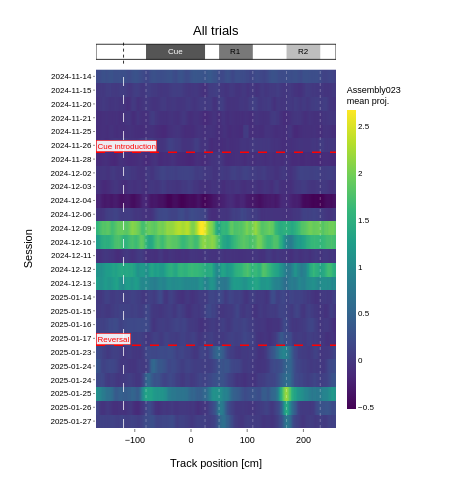

Notebook code for this chart:
### Markdown cell above
# Figure 5: Assembly spatial-tuning heatmap, all trials

Single-panel companion to Figure 4: the same session x track-position
heatmap of mean Assembly007 projection, but pooled across both cue
conditions (no cue split). The track schematic on top uses a neutral grey
cue zone (rather than a cue-specific colour) since trials are pooled.
Smoothing, the auto-scaled Viridis colour map, soft white vertical zone
lines, and the red reversal / cue-introduction session boundaries are
kept the same as in Figure 4.

### Code cell
ASSEMBLY = "Assembly023"
FROM_TO_SESSION = None
NORMALIZE_PER_SESSION = False
SMOOTH = True
SMOOTH_WINDOW = 10
COLORSCALE = 'Viridis'

CUE_ZONE = (-80, 25)
REWARD1_ZONE = (50, 110)
REWARD2_ZONE = (170, 230)
CUE_VISIBLE_BIN = -120
CUE_ZONE_NEUTRAL_COLOR = 'rgba(85,85,85,1)'   # neutral grey for the cue zone when cues are pooled

ens_data = analytics.get_analytics('TrackwiseEnsembleProj', session_names=session_names)
if 'session_id' not in ens_data.columns:
    ens_data = ens_data.reset_index()

ens = ens_data[['session_id', 'from_position_bin', 'cue', ASSEMBLY]].copy()
ens = ens[ens['cue'].isin([1, 2])]
ens['pos'] = pd.to_numeric(ens['from_position_bin'], errors='coerce')
ens = ens.dropna(subset=['pos'])

if FROM_TO_SESSION:
    start, end = map(pd.Timestamp, FROM_TO_SESSION)
    d = pd.to_datetime(ens['session_id'].astype(str).str[:10], format='%Y-%m-%d', errors='coerce')
    ens = ens[(d >= start) & (d <= end)]

sessions = sorted(ens['session_id'].unique())
x_order = np.sort(ens['pos'].unique())
n_sessions = len(sessions)

m = (ens.groupby(['session_id', 'pos'])[ASSEMBLY].mean()
        .unstack('pos')
        .reindex(index=sessions, columns=x_order))
if SMOOTH:
    m = m.T.rolling(SMOOTH_WINDOW, center=True, min_periods=1).mean().T
z = m.to_numpy(dtype=float)
if NORMALIZE_PER_SESSION:
    maxabs = np.nanmax(np.abs(z), axis=1, keepdims=True)
    maxabs[~np.isfinite(maxabs) | (maxabs == 0)] = 1.0
    z = z / maxabs

stack = z[np.isfinite(z)].ravel()
zmin = float(np.nanmin(stack)) if stack.size else 0.0
zmax = float(np.nanmax(stack)) if stack.size else 1.0
if zmax <= zmin:
    zmax = zmin + 1.0

EVENT_LINES = [('Cue introduction', '2024-11-26'), ('Reversal', '2025-01-17')]


def _boundary_y(date_str):
    matches = [i for i, s in enumerate(sessions) if str(s).startswith(date_str)]
    if matches:
        return max(matches) + 0.5
    earlier = [i for i, s in enumerate(sessions) if str(s).split('_')[0] <= date_str]
    return (max(earlier) + 0.5) if earlier else None


session_labels = np.array([str(s)[:10] for s in sessions])
customdata = np.repeat(session_labels[:, None], len(x_order), axis=1)

FIG5_W = 460
TRACK_PX = 24
ROW_PX = 14
M_L, M_R, M_T, M_B = 96, 124, 40, 54
hm_px = max(170, ROW_PX * n_sessions)
track_frac = TRACK_PX / (TRACK_PX + hm_px)
hm_frac = hm_px / (TRACK_PX + hm_px)
FIG5_H = M_T + M_B + TRACK_PX + hm_px

fig5 = make_subplots(
    rows=2, cols=1,
    row_heights=[track_frac, hm_frac],
    shared_xaxes=True,
    vertical_spacing=0.015,
    subplot_titles=('All trials', None),
)

min_track, max_track = float(x_order.min()), float(x_order.max())

y0, y1 = 0.18, 0.82
fig5.add_shape(type='rect', x0=CUE_ZONE[0], x1=CUE_ZONE[1], y0=y0, y1=y1,
               fillcolor=CUE_ZONE_NEUTRAL_COLOR, line=dict(width=0), row=1, col=1)
fig5.add_annotation(x=float(np.mean(CUE_ZONE)), y=0.5, text='Cue', showarrow=False,
                    font=dict(family='Arial', size=8, color='white'), row=1, col=1)
for r, zb in ((1, REWARD1_ZONE), (2, REWARD2_ZONE)):
    fig5.add_shape(type='rect', x0=zb[0], x1=zb[1], y0=y0, y1=y1,
                   fillcolor=REWARD_LOCATION_COL_MAP[r], line=dict(width=0), row=1, col=1)
    fig5.add_annotation(x=float(np.mean(zb)), y=0.5, text=f'R{r}', showarrow=False,
                        font=dict(family='Arial', size=8, color='black'), row=1, col=1)
fig5.add_shape(type='rect', x0=min_track, x1=max_track, y0=y0, y1=y1,
               line=dict(color='black', width=0.8), fillcolor='rgba(0,0,0,0)', row=1, col=1)
fig5.add_vline(x=CUE_VISIBLE_BIN, line=dict(color='black', width=0.8, dash='dot'), row=1, col=1)
fig5.update_yaxes(row=1, col=1, range=(0, 1), ticks='', showticklabels=False,
                  showgrid=False, zeroline=False)
fig5.update_xaxes(row=1, col=1, range=(min_track, max_track), ticks='',
                  showticklabels=False, showgrid=False, zeroline=False)

y_idx = np.arange(n_sessions)
fig5.add_trace(
    go.Heatmap(
        z=z, x=x_order, y=y_idx,
        colorscale=COLORSCALE, zmin=zmin, zmax=zmax,
        showscale=True,
        customdata=customdata,
        hovertemplate=('session=%{customdata}<br>pos=%{x} cm<br>'
                       + ASSEMBLY + '=%{z:.3f}<extra></extra>'),
        colorbar=dict(
            title=dict(text=f'{ASSEMBLY}<br>mean proj.',
                       font=dict(family='Arial', size=9, color='black')),
            thickness=9, len=hm_frac * 0.95, yanchor='middle', y=hm_frac / 2, xpad=6,
            tickfont=dict(family='Arial', size=8, color='black'),
        ),
    ),
    row=2, col=1,
)

for zb in (CUE_ZONE, REWARD1_ZONE, REWARD2_ZONE):
    for xb in zb:
        fig5.add_vline(x=xb, line=dict(color='rgba(255,255,255,0.45)', width=0.6, dash='dot'),
                       row=2, col=1)
fig5.add_vline(x=CUE_VISIBLE_BIN, line=dict(color='rgba(255,255,255,0.85)', width=0.9, dash='dash'),
               row=2, col=1)

for label, date_str in EVENT_LINES:
    yb = _boundary_y(date_str)
    if yb is None or yb <= 0 or yb >= n_sessions:
        continue
    fig5.add_hline(y=yb, line=dict(color='red', width=1.6, dash='dash'), row=2, col=1)
    fig5.add_annotation(
        x=min_track, y=yb, row=2, col=1,
        text=label, showarrow=False,
        xanchor='left', yanchor='bottom',
        font=dict(family='Arial', size=8, color='red'),
        bgcolor='rgba(255,255,255,0.9)', bordercolor='red', borderwidth=0.6, borderpad=1,
    )

max_visible = max(1, int(np.floor(hm_px / 12)))
step = max(1, int(np.ceil(n_sessions / max_visible)))
y_tickvals = np.arange(0, n_sessions, step)
y_ticktext = [session_labels[i] for i in y_tickvals]

fig5.update_yaxes(
    autorange='reversed',
    tickmode='array', tickvals=y_tickvals, ticktext=y_ticktext,
    tickfont=dict(family='Arial', size=8, color='black'),
    title=dict(text='Session', font=dict(family='Arial', size=11, color='black')),
    showgrid=False, zeroline=False, ticks='outside', ticklen=2, tickwidth=0.6,
    row=2, col=1,
)

fig5.update_xaxes(
    range=(min_track, max_track),
    tickfont=dict(family='Arial', size=9, color='black'),
    title=dict(text='Track position [cm]',
               font=dict(family='Arial', size=11, color='black')),
    showgrid=False, zeroline=False, ticks='outside', ticklen=3, tickwidth=0.7,
    row=2, col=1,
)

fig5.update_layout(
    width=FIG5_W, height=FIG5_H,
    paper_bgcolor='white', plot_bgcolor='white',
    margin=dict(l=M_L, r=M_R, t=M_T, b=M_B),
    font=dict(family='Arial', size=9, color='black'),
)

fig5.layout.annotations[0].font = dict(family='Arial', size=13, color='black')

fig5.show()

### Figure 1 — Plotly figure (JSON) as saved in the notebook; plotly's stock layout.template omitted (floating-point values rounded to 4 significant figures; data arrays with more than 128 entries replaced by an {"elided": "..."} marker saying what was removed)
{"data": [{"colorbar": {"len": 0.8912, "thickness": 9, "tickfont": {"color": "black", "family": "Arial", "size": 8}, "title": {"font": {"color": "black", "family": "Arial", "size": 9}, "text": "Assembly023<br>mean proj."}, "xpad": 6, "y": 0.4691, "yanchor": "middle"}, "colorscale": [[0, "#440154"], [0.1111, "#482878"], [0.2222, "#3e4989"], [0.3333, "#31688e"], [0.4444, "#26828e"], [0.5556, "#1f9e89"], [0.6667, "#35b779"], [0.7778, "#6ece58"], [0.8889, "#b5de2b"], [1, "#fde725"]], "customdata": {"elided": "26x428 str values"}, "hovertemplate": "session=%{customdata}<br>pos=%{x} cm<br>Assembly023=%{z:.3f}<extra></extra>", "showscale": true, "type": "heatmap", "x": {"elided": "428 int values"}, "xaxis": "x2", "y": [0, 1, 2, 3, 4, 5, 6, 7, 8, 9, 10, 11, 12, 13, 14, 15, 16, 17, 18, 19, 20, 21, 22, 23, 24, 25], "yaxis": "y2", "z": {"elided": "26x428 float values"}, "zmax": 2.68, "zmin": -0.5223}], "layout": {"annotations": [{"font": {"color": "black", "family": "Arial", "size": 13}, "showarrow": false, "text": "All trials", "x": 0.5, "xanchor": "center", "xref": "paper", "y": 1, "yanchor": "bottom", "yref": "paper"}, {"font": {"color": "white", "family": "Arial", "size": 8}, "showarrow": false, "text": "Cue", "x": -27.5, "xref": "x", "y": 0.5, "yref": "y"}, {"font": {"color": "black", "family": "Arial", "size": 8}, "showarrow": false, "text": "R1", "x": 80, "xref": "x", "y": 0.5, "yref": "y"}, {"font": {"color": "black", "family": "Arial", "size": 8}, "showarrow": false, "text": "R2", "x": 200, "xref": "x", "y": 0.5, "yref": "y"}, {"bgcolor": "rgba(255,255,255,0.9)", "bordercolor": "red", "borderpad": 1, "borderwidth": 0.6, "font": {"color": "red", "family": "Arial", "size": 8}, "showarrow": false, "text": "Cue introduction", "x": -169, "xanchor": "left", "xref": "x2", "y": 5.5, "yanchor": "bottom", "yref": "y2"}, {"bgcolor": "rgba(255,255,255,0.9)", "bordercolor": "red", "borderpad": 1, "borderwidth": 0.6, "font": {"color": "red", "family": "Arial", "size": 8}, "showarrow": false, "text": "Reversal", "x": -169, "xanchor": "left", "xref": "x2", "y": 19.5, "yanchor": "bottom", "yref": "y2"}], "font": {"color": "black", "family": "Arial", "size": 9}, "height": 482, "margin": {"b": 54, "l": 96, "r": 124, "t": 40}, "paper_bgcolor": "white", "plot_bgcolor": "white", "shapes": [{"fillcolor": "rgba(85,85,85,1)", "line": {"width": 0}, "type": "rect", "x0": -80, "x1": 25, "xref": "x", "y0": 0.18, "y1": 0.82, "yref": "y"}, {"fillcolor": "rgba(120,120,120, 1)", "line": {"width": 0}, "type": "rect", "x0": 50, "x1": 110, "xref": "x", "y0": 0.18, "y1": 0.82, "yref": "y"}, {"fillcolor": "rgba(190,190,190, 1)", "line": {"width": 0}, "type": "rect", "x0": 170, "x1": 230, "xref": "x", "y0": 0.18, "y1": 0.82, "yref": "y"}, {"fillcolor": "rgba(0,0,0,0)", "line": {"color": "black", "width": 0.8}, "type": "rect", "x0": -169, "x1": 258, "xref": "x", "y0": 0.18, "y1": 0.82, "yref": "y"}, {"line": {"color": "black", "dash": "dot", "width": 0.8}, "type": "line", "x0": -120, "x1": -120, "xref": "x", "y0": 0, "y1": 1, "yref": "y domain"}, {"line": {"color": "rgba(255,255,255,0.45)", "dash": "dot", "width": 0.6}, "type": "line", "x0": -80, "x1": -80, "xref": "x2", "y0": 0, "y1": 1, "yref": "y2 domain"}, {"line": {"color": "rgba(255,255,255,0.45)", "dash": "dot", "width": 0.6}, "type": "line", "x0": 25, "x1": 25, "xref": "x2", "y0": 0, "y1": 1, "yref": "y2 domain"}, {"line": {"color": "rgba(255,255,255,0.45)", "dash": "dot", "width": 0.6}, "type": "line", "x0": 50, "x1": 50, "xref": "x2", "y0": 0, "y1": 1, "yref": "y2 domain"}, {"line": {"color": "rgba(255,255,255,0.45)", "dash": "dot", "width": 0.6}, "type": "line", "x0": 110, "x1": 110, "xref": "x2", "y0": 0, "y1": 1, "yref": "y2 domain"}, {"line": {"color": "rgba(255,255,255,0.45)", "dash": "dot", "width": 0.6}, "type": "line", "x0": 170, "x1": 170, "xref": "x2", "y0": 0, "y1": 1, "yref": "y2 domain"}, {"line": {"color": "rgba(255,255,255,0.45)", "dash": "dot", "width": 0.6}, "type": "line", "x0": 230, "x1": 230, "xref": "x2", "y0": 0, "y1": 1, "yref": "y2 domain"}, {"line": {"color": "rgba(255,255,255,0.85)", "dash": "dash", "width": 0.9}, "type": "line", "x0": -120, "x1": -120, "xref": "x2", "y0": 0, "y1": 1, "yref": "y2 domain"}, {"line": {"color": "red", "dash": "dash", "width": 1.6}, "type": "line", "x0": 0, "x1": 1, "xref": "x2 domain", "y0": 5.5, "y1": 5.5, "yref": "y2"}, {"line": {"color": "red", "dash": "dash", "width": 1.6}, "type": "line", "x0": 0, "x1": 1, "xref": "x2 domain", "y0": 19.5, "y1": 19.5, "yref": "y2"}], "width": 460, "xaxis": {"anchor": "y", "domain": [0, 1], "matches": "x2", "range": [-169, 258], "showgrid": false, "showticklabels": false, "ticks": "", "zeroline": false}, "xaxis2": {"anchor": "y2", "domain": [0, 1], "range": [-169, 258], "showgrid": false, "tickfont": {"color": "black", "family": "Arial", "size": 9}, "ticklen": 3, "ticks": "outside", "tickwidth": 0.7, "title": {"font": {"color": "black", "family": "Arial", "size": 11}, "text": "Track position [cm]"}, "zeroline": false}, "yaxis": {"anchor": "x", "domain": [0.9391, 1], "range": [0, 1], "showgrid": false, "showticklabels": false, "ticks": "", "zeroline": false}, "yaxis2": {"anchor": "x2", "autorange": "reversed", "domain": [0, 0.9241], "showgrid": false, "tickfont": {"color": "black", "family": "Arial", "size": 8}, "ticklen": 2, "tickmode": "array", "ticks": "outside", "ticktext": ["2024-11-14", "2024-11-15", "2024-11-20", "2024-11-21", "2024-11-25", "2024-11-26", "2024-11-28", "2024-12-02", "2024-12-03", "2024-12-04", "2024-12-06", "2024-12-09", "2024-12-10", "2024-12-11", "2024-12-12", "2024-12-13", "2025-01-14", "2025-01-15", "2025-01-16", "2025-01-17", "2025-01-23", "2025-01-24", "2025-01-24", "2025-01-25", "2025-01-26", "2025-01-27"], "tickvals": [0, 1, 2, 3, 4, 5, 6, 7, 8, 9, 10, 11, 12, 13, 14, 15, 16, 17, 18, 19, 20, 21, 22, 23, 24, 25], "tickwidth": 0.6, "title": {"font": {"color": "black", "family": "Arial", "size": 11}, "text": "Session"}, "zeroline": false}}}
